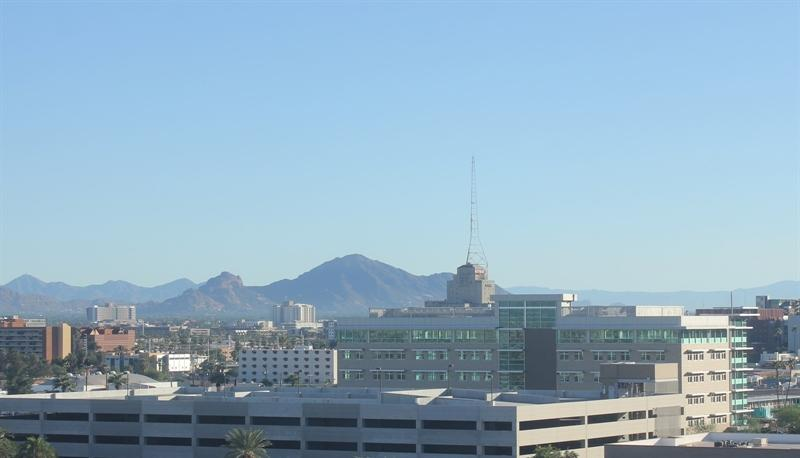
#> input picture 06.classifying_day_and_night/day_night_images/test/day/20151101_152050.jpg, 800 x 458 px; its folder holds only this picture in this run
$ python 03.pixel_based_hsv_run.py
#> lines starting #> are read from the running program, lines starting #| are printed output that depends on the picture
### 06.classifying_day_and_night/helpers.py
# Helper functions

import os
import glob # library for loading images from a directory
import matplotlib.image as mpimg


# This function loads in images and their labels and places them in a list
# The list contains all images and their associated labels
# For example, after data is loaded, im_list[0][:] will be the first image-label pair in the list
def load_dataset(image_dir):

    # Populate this empty image list
#> called with image_dir = 'day_night_images/training'
    im_list = []
    image_types = ["day", "night"]

    # Iterate through each color folder
    for im_type in image_types:

        # Iterate through each image file in each image_type folder
        # glob reads in any image with the extension "image_dir/im_type/*"
        for file in glob.glob(os.path.join(image_dir, im_type, "*")):

            # Read in the image
            im = mpimg.imread(file)
#> im is the input picture: shape (458, 800, 3); mean R, G, B 145.1, 173.9, 193.1

            # Check if the image exists/if it's been correctly read-in
            if not im is None:
                # Append the image, and it's type (red, green, yellow) to the image list
                im_list.append((im, im_type))

    return im_list

### 06.classifying_day_and_night/03.pixel_based_hsv_run.py
import cv2
import matplotlib.pyplot as plt
import numpy as np

import helpers

standard_w = 1100
standard_h = 600


def _standardize_input(image):
    # Resize image so that all "standard" images are the same size 600x1100 (hxw)
    resized_image = cv2.resize(image, (1100, 600))  # CV2 takes (w, h)

    return resized_image


def _encode(label):
    encoded_value = 0
    if label == "day":
        encoded_value = 1

    return encoded_value


def standardize(image_list):
    standard_list = []

    for item in image_list:
        image = item[0]
        label = item[1]

        standardized_im = _standardize_input(image)

        binary_label = _encode(label)

        standard_list.append((standardized_im, binary_label))

    return standard_list


# Expects a RGB image
def _average_brightness(im):
    hsv = cv2.cvtColor(im, cv2.COLOR_RGB2HSV)

    brightness = np.sum(hsv[:, :, 2])

    total_pixels = standard_w * standard_h

    avg = brightness / total_pixels

    return avg


image_dir_train = 'day_night_images/training'
image_dir_test = 'day_night_images/test'

IMAGE_LIST = helpers.load_dataset(image_dir_train)
#> IMAGE_LIST = 1 item

# Visualize one image

image_index = 0
selected_image = IMAGE_LIST[image_index][0]
selected_label = IMAGE_LIST[image_index][1]
#> selected_label = 'day'

print("Image Shape", selected_image.shape)
#| Image Shape (458, 800, 3)
print("Image Label", selected_label)
#| Image Label day

plt.imshow(selected_image)
plt.show()

selected_image_hsv = cv2.cvtColor(selected_image, cv2.COLOR_RGB2HSV)
#> selected_image_hsv: shape (458, 800, 3); mean H, S, V 97.2, 65.1, 194.3

h = selected_image_hsv[:, :, 0]
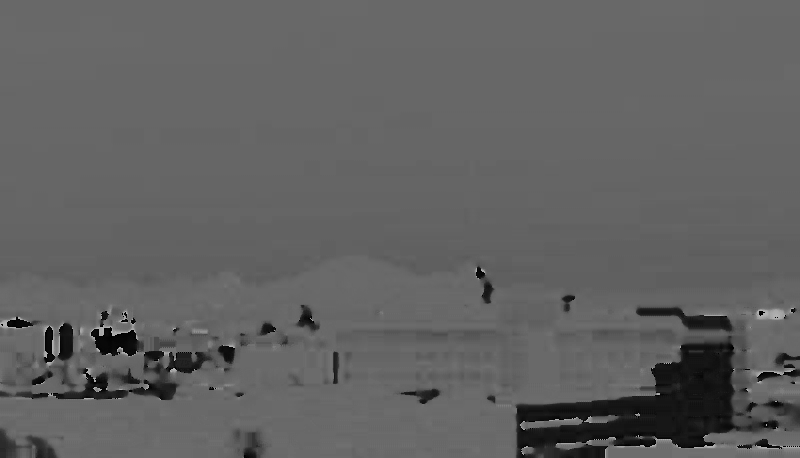
#> h: shape (458, 800); min 0, max 179, mean 97.2
s = selected_image_hsv[:, :, 1]
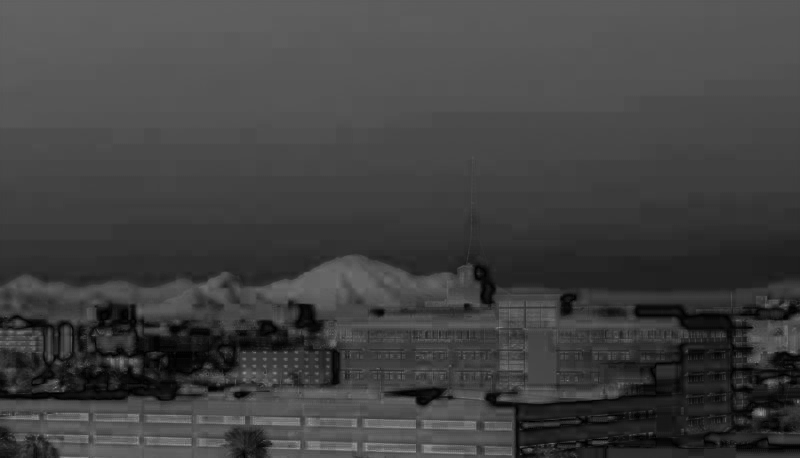
#> s: shape (458, 800); min 0, max 152, mean 65.1
v = selected_image_hsv[:, :, 2]
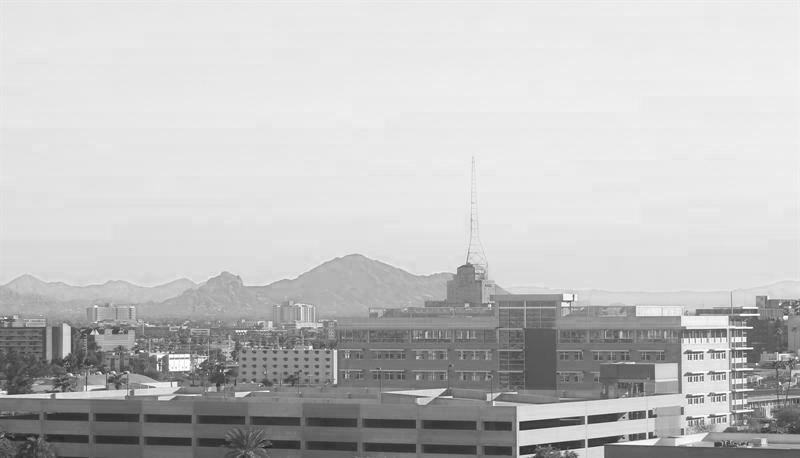
#> v: shape (458, 800); min 29, max 255, mean 194.3

f, (ax1, ax2, ax3, ax4) = plt.subplots(1, 4, figsize=(20, 10))
ax1.set_title('Standardized image')
ax1.imshow(selected_image)
ax2.set_title('H channel')
ax2.imshow(h, cmap='gray')
ax3.set_title('S channel')
ax3.imshow(s, cmap='gray')
ax4.set_title('V channel')
ax4.imshow(v, cmap='gray')

plt.show()
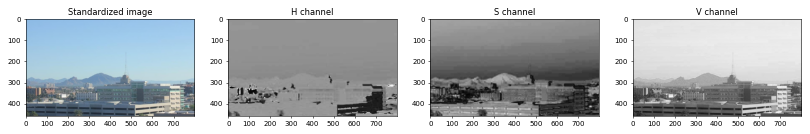
#> figure drawn by matplotlib, 4 panels

STANDARDIZED_LIST = standardize(IMAGE_LIST)
#> the loop in standardize, `for item in image_list:` made 1 pass
#> (label, encoded_value in _encode, binary_label) on pass 1: ('day', 1, 1)
#> pass 1, in _standardize_input, `resized_image = cv2.resize(image, (1100, 600))`:
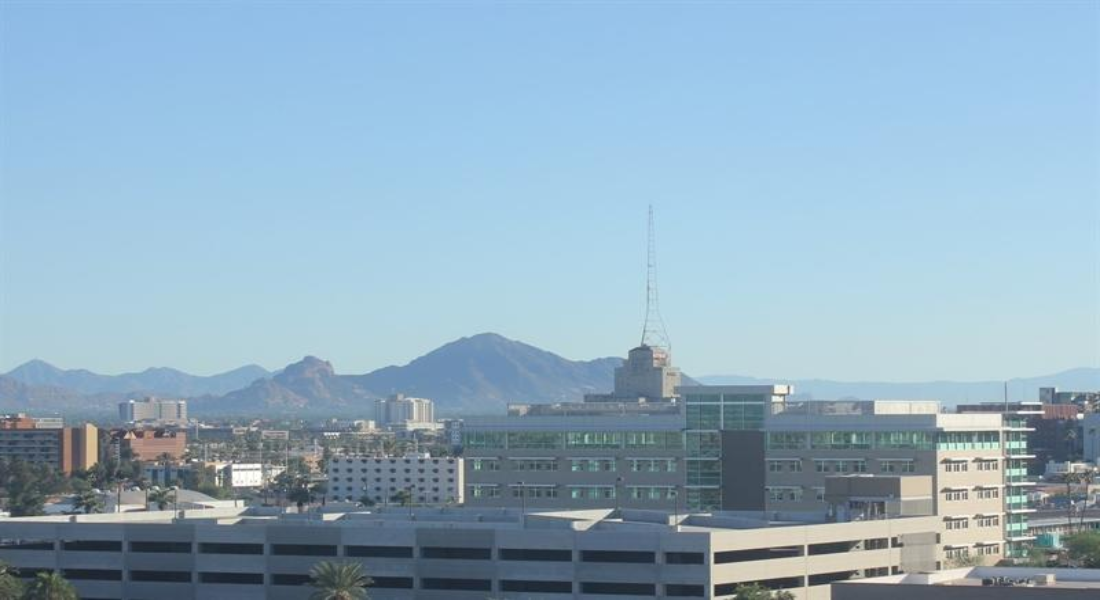
#> resized_image: shape (600, 1100, 3); mean R, G, B 145.1, 173.8, 193
#> after the loop in standardize, `for item in image_list:`: standard_list = 1 item
#> STANDARDIZED_LIST = 1 item

image_num = 190
#> (the run stopped early here; a loop or call above may not have finished)
